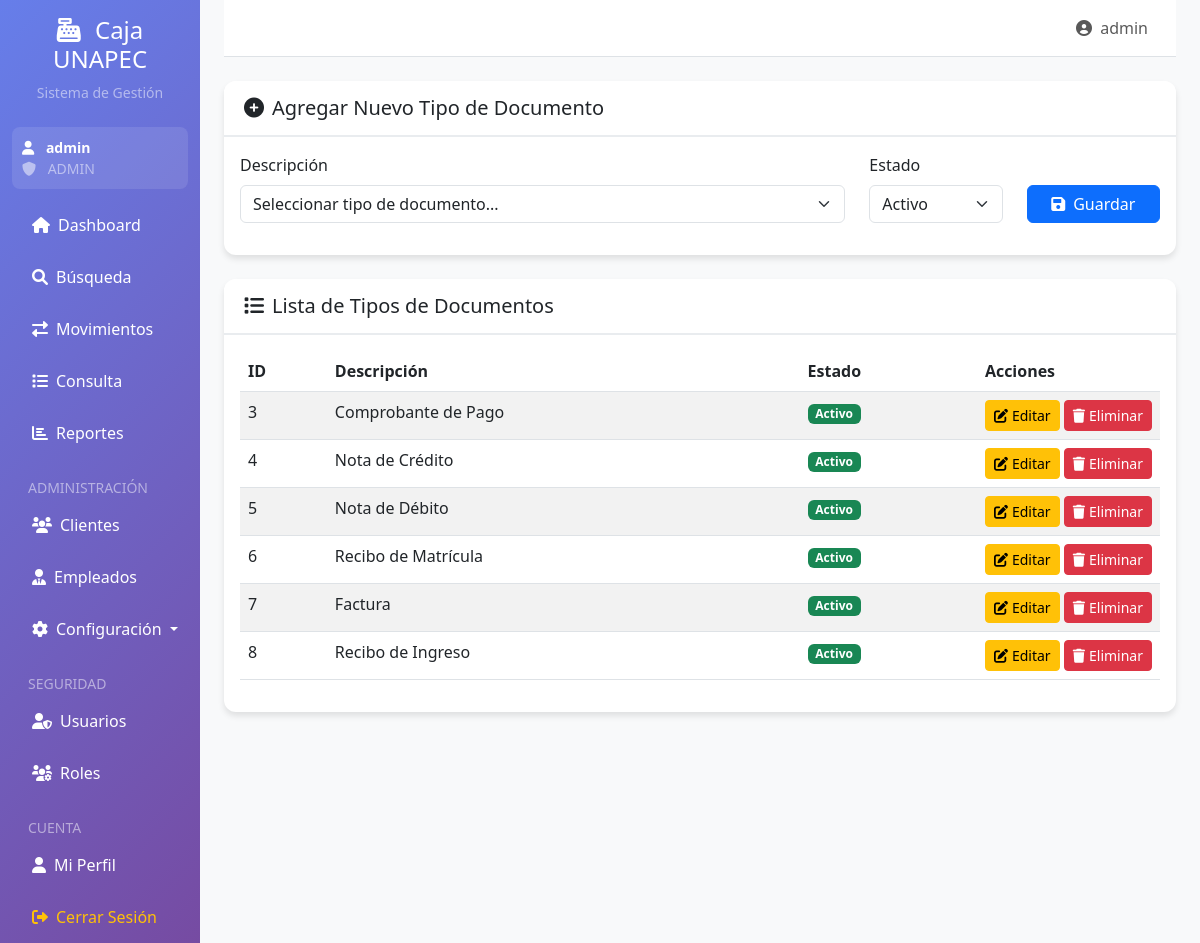
Page /tipos_documentos (signed in) on the committed database.
### app.py (models this page shows)
class Usuario(UserMixin, db.Model):
    id = db.Column(db.Integer, primary_key=True)
    username = db.Column(db.String(50), unique=True, nullable=False)
    password = db.Column(db.String(255), nullable=False)
    email = db.Column(db.String(100), unique=True, nullable=False)
    empleado_id = db.Column(db.Integer, db.ForeignKey('empleado.id'))
    rol_id = db.Column(db.Integer, db.ForeignKey('rol.id'), nullable=False)
    estado = db.Column(db.String(20), default='Activo')
    fecha_creacion = db.Column(db.DateTime, default=datetime.now)
    ultimo_acceso = db.Column(db.DateTime)

class Rol(db.Model):
    id = db.Column(db.Integer, primary_key=True)
    nombre = db.Column(db.String(50), unique=True, nullable=False)
    descripcion = db.Column(db.String(200))
    usuarios = db.relationship('Usuario', backref='rol', lazy=True)

class TipoDocumento(db.Model):
    id = db.Column(db.Integer, primary_key=True)
    descripcion = db.Column(db.String(200), nullable=False)
    estado = db.Column(db.String(20), default='Activo')
    movimientos = db.relationship('MovimientoCaja', backref='tipo_documento', lazy=True, cascade='all, delete-orphan')

### app.py (the view)
@app.route('/tipos_documentos')
@gerente_required
def tipos_documentos():
    tipos = TipoDocumento.query.all()
    return render_template('tipos_documentos.html', tipos=tipos)

### app.py (called while the page is built)
@login_manager.user_loader
def load_user(user_id):
    return Usuario.query.get(int(user_id))

def requiere_rol(roles_permitidos):
    def decorator(f):
        @wraps(f)
        def decorated_function(*args, **kwargs):
            if not current_user.is_authenticated:
                return redirect(url_for('login'))
            if current_user.rol.nombre not in roles_permitidos:
                flash('No tienes permisos para acceder a esta página.', 'danger')
                return redirect(url_for('index'))
            return f(*args, **kwargs)
        return decorated_function
    return decorator

@app.context_processor
def inject_datetime():
    return {'datetime': datetime}

### templates/tipos_documentos.html (shortened to what this page needs)
{% extends "base.html" %}
{% block content %}
<div class="row">
    <div class="col-12">
        <div class="card mb-4">
            <div class="card-header">
                <h5 class="card-title mb-0">
                    <i class="fas fa-plus-circle me-2"></i>Agregar Nuevo Tipo de Documento
                </h5>
            </div>
            <div class="card-body">
                <form method="POST" action="{{ url_for('agregar_tipo_documento') }}">
                    <div class="row">
                        <div class="col-md-8 mb-3">
                            <label class="form-label">Descripción</label>
                            <select class="form-select" name="descripcion" required>
                                <option value="">Seleccionar tipo de documento...</option>
                            </select>
                        </div>
                        <div class="col-md-2 mb-3">
                            <label class="form-label">Estado</label>
                            <select class="form-select" name="estado" required>
                                <option value="Activo">Activo</option>
                            </select>
                        </div>
                        <div class="col-md-2 mb-3">
                            <label class="form-label">&nbsp;</label>
                            <button type="submit" class="btn btn-primary w-100">
                                <i class="fas fa-save me-2"></i>Guardar
                            </button>
                        </div>
                    </div>
                </form>
            </div>
        </div>
        <div class="card">
            <div class="card-header">
                <h5 class="card-title mb-0">
                    <i class="fas fa-list me-2"></i>Lista de Tipos de Documentos
                </h5>
            </div>
            <div class="card-body">
                <div class="table-responsive">
                    <table class="table table-striped">
                        <thead>
                            <tr>
                                <th>ID</th>
                                <th>Descripción</th>
                                <th>Estado</th>
                                <th class="table-actions">Acciones</th>
                            </tr>
                        </thead>
                        <tbody>
                            {% for tipo in tipos %}
                            <tr>
                                <td>{{ tipo.id }}</td>
                                <td>{{ tipo.descripcion }}</td>
                                <td>
                                    <span class="badge bg-{% if tipo.estado == 'Activo' %}success{% else %}danger{% endif %}">
                                        {{ tipo.estado }}
                                    </span>
                                </td>
                                <td class="table-actions">
                                    <button type="button" class="btn btn-sm btn-warning" data-bs-toggle="modal" data-bs-target="#editModal{{ tipo.id }}">
                                        <i class="fas fa-edit me-1"></i>Editar
                                    </button>
                                    <a href="{{ url_for('eliminar_tipo_documento', id=tipo.id) }}" class="btn btn-sm btn-danger" onclick="return confirmDelete()">
                                        <i class="fas fa-trash me-1"></i>Eliminar
                                    </a>
                                </td>
                            </tr>
                            {% else %}
                            <tr>
                                <td colspan="4" class="text-center text-muted">No hay tipos de documentos registrados</td>
                            </tr>
                            {% endfor %}
                        </tbody>
                    </table>
                </div>
            </div>
        </div>
    </div>
</div>
{% endblock %}

### templates/base.html (shortened to what this page needs)
<!DOCTYPE html>
<html lang="es">
<head>
    <link href="https://cdn.jsdelivr.net/npm/bootstrap@5.3.0/dist/css/bootstrap.min.css" rel="stylesheet">
    <link href="https://cdnjs.cloudflare.com/ajax/libs/font-awesome/6.0.0/css/all.min.css" rel="stylesheet">
</head>
<body>
    <div class="container-fluid">
        <div class="row">
            <div class="col-md-3 col-lg-2 sidebar d-md-block collapse">
                <div class="position-sticky pt-3">
                    <div class="text-center mb-4">
                        <h4 class="text-white">
                            <i class="fas fa-cash-register me-2"></i>
                            Caja UNAPEC
                        </h4>
                        <p class="text-white-50 small">Sistema de Gestión</p>
                    </div>
                    {% if current_user.is_authenticated %}
                    <div class="user-info">
                        <div class="text-white small">
                            <i class="fas fa-user me-2"></i>
                            <strong>{{ current_user.username }}</strong>
                        </div>
                        <div class="text-white-50 small">
                            <i class="fas fa-shield-alt me-2"></i>
                            {{ current_user.rol.nombre }}
                        </div>
                    </div>
                    {% endif %}
                    <ul class="nav flex-column">
                        <li class="nav-item">
                            <a class="nav-link {% if request.endpoint == 'index' %}active{% endif %}" href="{{ url_for('index') }}">
                                <i class="fas fa-home me-2"></i>Dashboard
                            </a>
                        </li>
                        <li class="nav-item">
                            <a class="nav-link {% if request.endpoint == 'busqueda' %}active{% endif %}" href="{{ url_for('busqueda') }}">
                                <i class="fas fa-search me-2"></i>Búsqueda
                            </a>
                        </li>
                        {% if current_user.is_authenticated and current_user.rol.nombre in ['ADMIN', 'GERENTE', 'CAJERO'] %}
                        <li class="nav-item">
                            <a class="nav-link {% if request.endpoint == 'movimientos' %}active{% endif %}" href="{{ url_for('movimientos') }}">
                                <i class="fas fa-exchange-alt me-2"></i>Movimientos
                            </a>
                        </li>
                        {% endif %}
                        {% if current_user.is_authenticated and current_user.rol.nombre in ['ADMIN', 'GERENTE', 'CONSULTA'] %}
                        <li class="nav-item">
                            <a class="nav-link {% if request.endpoint == 'consulta' %}active{% endif %}" href="{{ url_for('consulta') }}">
                                <i class="fas fa-list me-2"></i>Consulta
                            </a>
                        </li>
                        {% endif %}
                        {% if current_user.is_authenticated and current_user.rol.nombre in ['ADMIN', 'GERENTE', 'CONSULTA'] %}
                        <li class="nav-item">
                            <a class="nav-link {% if request.endpoint == 'reporte' %}active{% endif %}" href="{{ url_for('reporte') }}">
                                <i class="fas fa-chart-bar me-2"></i>Reportes
                            </a>
                        </li>
                        {% endif %}
                        {% if current_user.is_authenticated and current_user.rol.nombre in ['ADMIN', 'GERENTE'] %}
                        <li class="nav-item mt-3">
                            <small class="text-white-50 px-3">ADMINISTRACIÓN</small>
                        </li>
                        <li class="nav-item">
                            <a class="nav-link {% if request.endpoint == 'clientes' %}active{% endif %}" href="{{ url_for('clientes') }}">
                                <i class="fas fa-users me-2"></i>Clientes
                            </a>
                        </li>
                        <li class="nav-item">
                            <a class="nav-link {% if request.endpoint == 'empleados' %}active{% endif %}" href="{{ url_for('empleados') }}">
                                <i class="fas fa-user-tie me-2"></i>Empleados
                            </a>
                        </li>
                        <li class="nav-item dropdown">
                            <a class="nav-link dropdown-toggle" href="#" role="button" data-bs-toggle="dropdown">
                                <i class="fas fa-cog me-2"></i>Configuración
                            </a>
                        </li>
                        {% endif %}
                        {% if current_user.is_authenticated and current_user.rol.nombre == 'ADMIN' %}
                        <li class="nav-item mt-3">
                            <small class="text-white-50 px-3">SEGURIDAD</small>
                        </li>
                        <li class="nav-item">
                            <a class="nav-link {% if request.endpoint == 'admin_usuarios' %}active{% endif %}" href="{{ url_for('admin_usuarios') }}">
                                <i class="fas fa-user-shield me-2"></i>Usuarios
                            </a>
                        </li>
                        <li class="nav-item">
                            <a class="nav-link {% if request.endpoint == 'admin_roles' %}active{% endif %}" href="{{ url_for('admin_roles') }}">
                                <i class="fas fa-users-cog me-2"></i>Roles
                            </a>
                        </li>
                        {% endif %}
                        <li class="nav-item mt-3">
                            <small class="text-white-50 px-3">CUENTA</small>
                        </li>
                        <li class="nav-item">
                            <a class="nav-link {% if request.endpoint == 'perfil' %}active{% endif %}" href="{{ url_for('perfil') }}">
                                <i class="fas fa-user me-2"></i>Mi Perfil
                            </a>
                        </li>
                        <li class="nav-item">
                            <a class="nav-link text-warning" href="{{ url_for('logout') }}">
                                <i class="fas fa-sign-out-alt me-2"></i>Cerrar Sesión
                            </a>
                        </li>
                    </ul>
                </div>
            </div>
            <div class="col-md-9 col-lg-10 main-content ms-sm-auto px-md-4">
                <nav class="navbar navbar-expand-lg navbar-light bg-white border-bottom">
                    <div class="container-fluid">
                        <div class="navbar-nav ms-auto">
                            {% if current_user.is_authenticated %}
                            <span class="navbar-text me-3">
                                <i class="fas fa-user-circle me-1"></i>
                                {{ current_user.username }}
                            </span>
                            {% endif %}
                        </div>
                    </div>
                </nav>
                <main class="py-4">
                    {% block content %}{% endblock %}
                </main>
            </div>
        </div>
    </div>
</body>
</html>

### templates/base.html (style rules this page uses)
.sidebar { min-height: 100vh; background: linear-gradient(135deg, #667eea 0%, #764ba2 100%); }
.sidebar .nav-link { color: #fff; padding: 12px 20px; margin: 2px 0; border-radius: 8px; transition: all 0.3s; }
.table-actions { white-space: nowrap; width: 1%; }
.main-content { background-color: #f8f9fa; min-height: 100vh; }
.card { border: none; border-radius: 12px; box-shadow: 0 4px 6px rgba(0, 0, 0, 0.1); margin-bottom: 20px; }
.card-header { background: white; border-bottom: 2px solid #e9ecef; border-radius: 12px 12px 0 0 !important; padding: 15px 20px; }
.user-info { background: rgba(255, 255, 255, 0.1); border-radius: 8px; padding: 10px; margin: 10px 0; }

### rows in the picture
Usuario: username "admin"
Rol: rol.nombre "ADMIN"
TipoDocumento: id "3", descripcion "Comprobante de Pago", estado "Activo"
TipoDocumento: id "4", descripcion "Nota de Crédito", estado "Activo"
TipoDocumento: id "5", descripcion "Nota de Débito", estado "Activo"
TipoDocumento: id "6", descripcion "Recibo de Matrícula", estado "Activo"
TipoDocumento: id "7", descripcion "Factura", estado "Activo"
TipoDocumento: id "8", descripcion "Recibo de Ingreso", estado "Activo"
